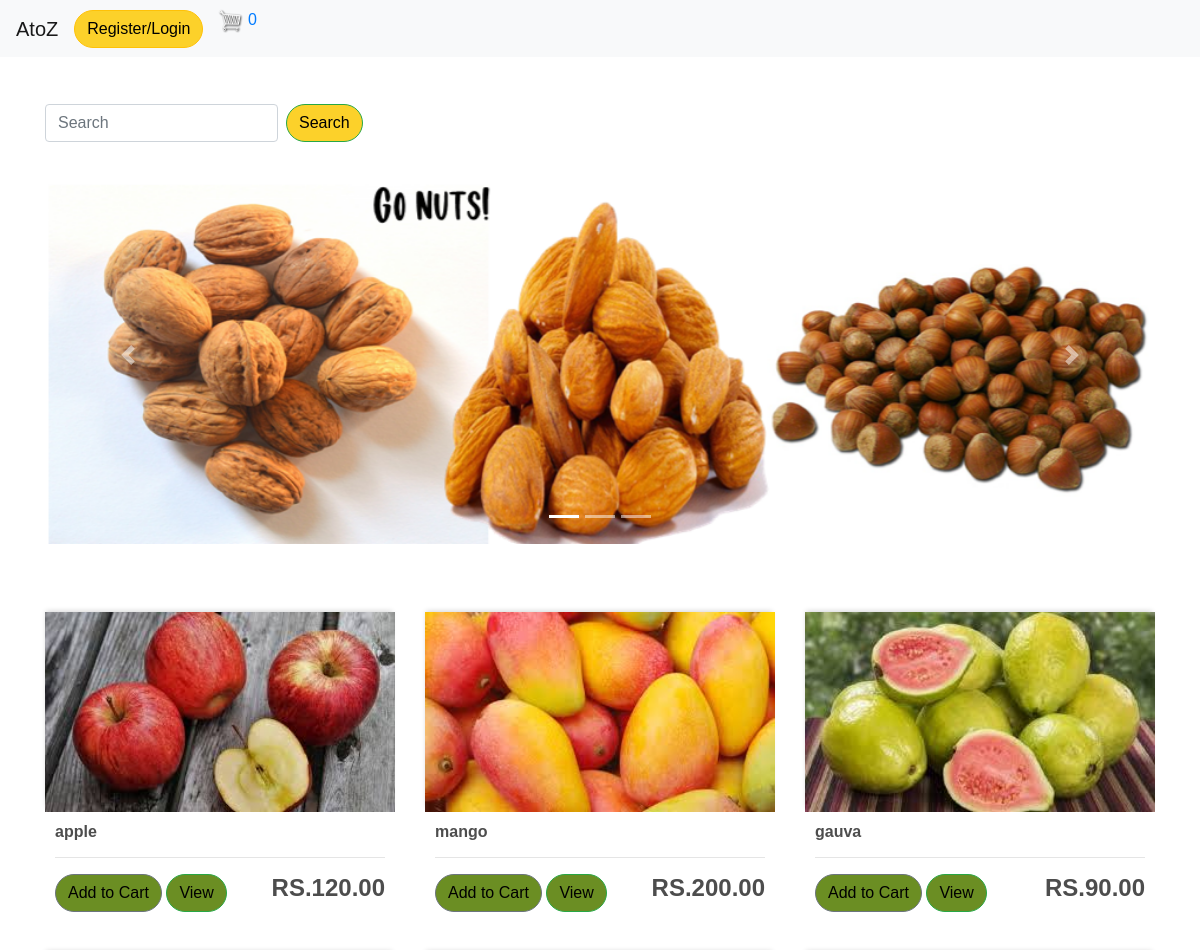
Page /user/add/ (upper part) on the earlier database version.
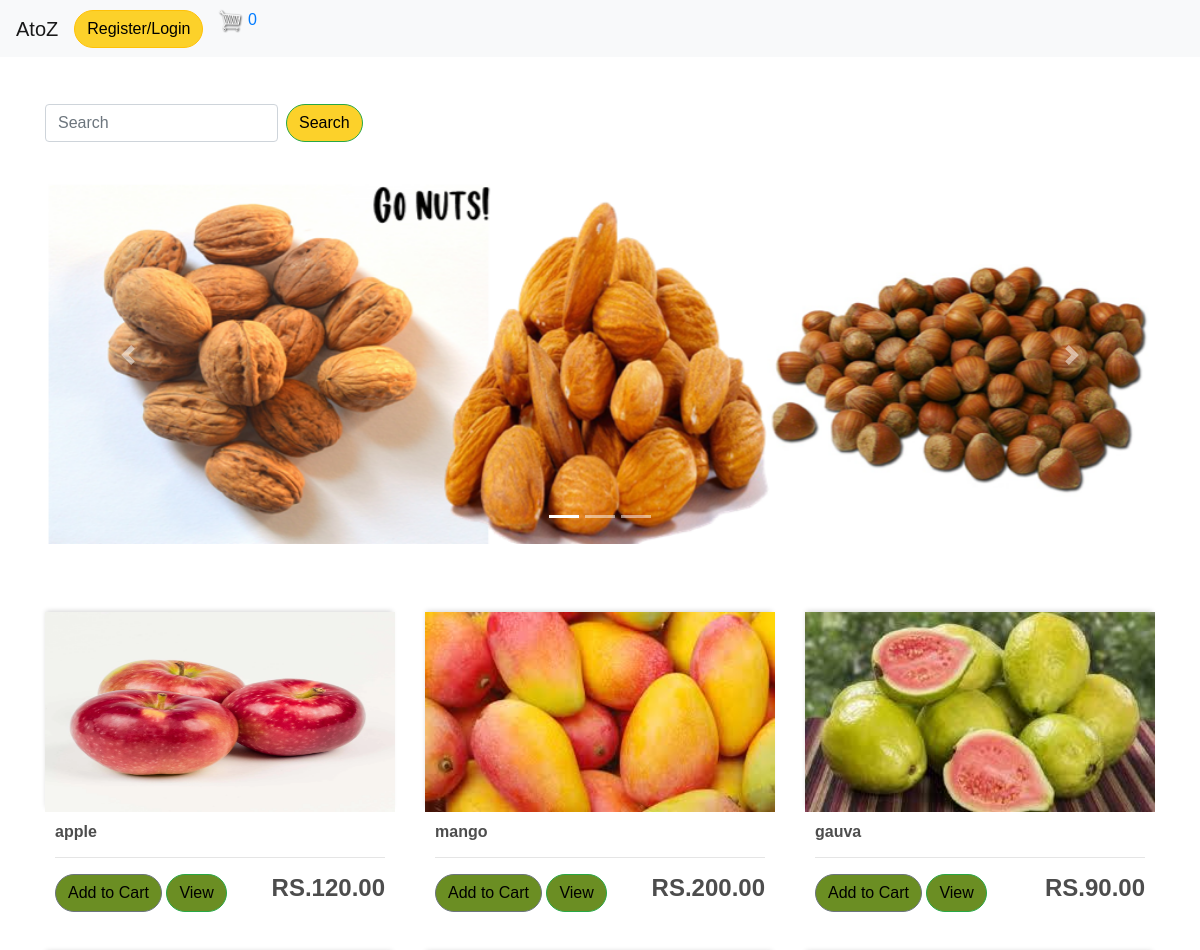
Same page on the later database version.
### atoz_store/models.py (models this page shows, shortened)
class Product(models.Model):
    catagory_choice = (
        ("fruit","fruit"),
        ("dryfruit","dryfruit"),
        ("vegitable","vegitable"),
        ("other","other"),
         )
    name = models.CharField(max_length=128,null=True,)
    catagory = models.CharField(max_length=30,choices= catagory_choice ,null=True)
    price = models.DecimalField(max_digits=7, decimal_places=2)
    image = models.ImageField(null=True,blank=True)
    prodtype =models.BooleanField(default=True)
    @property
    def imageURL(self):
        try:
            url = self.image.url
        except:
            url = ''
        return url

### atoz_store/views.py (the view)
# urls.py: path('',views.store,name="store"),
def store(request):
    if request.user.is_authenticated:
        email = request.user.email
        name = request.user.first_name
        global customer
        customer,created = Customer.objects.get_or_create(
            email=email,
        )
        customer.name = name
        customer.save()
        order,created = Order.objects.get_or_create(customer=customer,complete=False)
        items= order.orderitem_set.all()
        cartItems = order.get_cart_items
    else:
        try:
            cart = json.loads(request.COOKIES['cart'])
        except:
            cart = {}
        items = []
        order = {'get_cart_total':0,'get_cart_items':0}
        cartItems = order['get_cart_items']
        print(cartItems)
        for  i  in cart:
            try:
                cartItems += 1
            except:pass
    products = Product.objects.all()
    context = {'products':products,'cartItems':cartItems}
    return render(request ,'atoz_store/store.html',context)

### atoz_store/Templates/atoz_store/store.html (shortened to what this page needs)
{% extends 'atoz_store/main.html' %}
{% load static %}
{% block content %}
<br>
<br>
<br>
<div>
	<form class="form-inline my-2 my-lg-0" method="post" action="search">
		<input class="form-control mr-sm-2" name="search" type="search" placeholder="Search" aria-label="Search">
		<button class="srcbtn btn btn-outline-success my-2 my-sm-0" type="submit">Search</button>
	  </form>
  <br>
  <div id="carouselExampleIndicators" class="carousel slide" data-ride="carousel">
	<ol class="carousel-indicators">
	  <li data-target="#carouselExampleIndicators" data-slide-to="0" class="active"></li>
	  <li data-target="#carouselExampleIndicators" data-slide-to="1"></li>
	  <li data-target="#carouselExampleIndicators" data-slide-to="2"></li>
	</ol>
	<div class="carousel-inner">
	  <div class="carousel-item active">
		<img src="{% static  'images/capture4.png' %}"  class="d-block w-100" alt="...">
	  </div>
	</div>
	<a class="carousel-control-prev" href="#carouselExampleIndicators" role="button" data-slide="prev">
	  <span class="carousel-control-prev-icon" aria-hidden="true"></span>
	</a>
	<a class="carousel-control-next" href="#carouselExampleIndicators" role="button" data-slide="next">
	  <span class="carousel-control-next-icon" aria-hidden="true"></span>
	</a>
  </div>
  </div>
  <br>
  <br>
	<div class="row">
		{% for product in products %}
		<div id="eachproduct"   class="col-lg-4">
			<img class="thumbnail" src="{{product.imageURL}}" alt="not found">
			<div  class="box-element product">
				<h6><strong>{{product.name}}</strong></h6>
				<hr>
				<button id="addToCart" data-product="{{product.id}}"  data-flagu="{{product.prodtype}}" data-action="add"  class="btn btn-outline-secondary add-btn update-cart">Add to Cart</button>
				<a class="btn btn-outline-success" href="#">View</a>
				<h4 style="display: inline-block; float: right"><strong>RS.{{ product.price|floatformat:2}}</strong></h4>
			</div>
		</div>
		 {% endfor %}
	</div>
{% endblock content %}

Differences in the rows shown:
changed Product "apple": imageURL: a different picture
